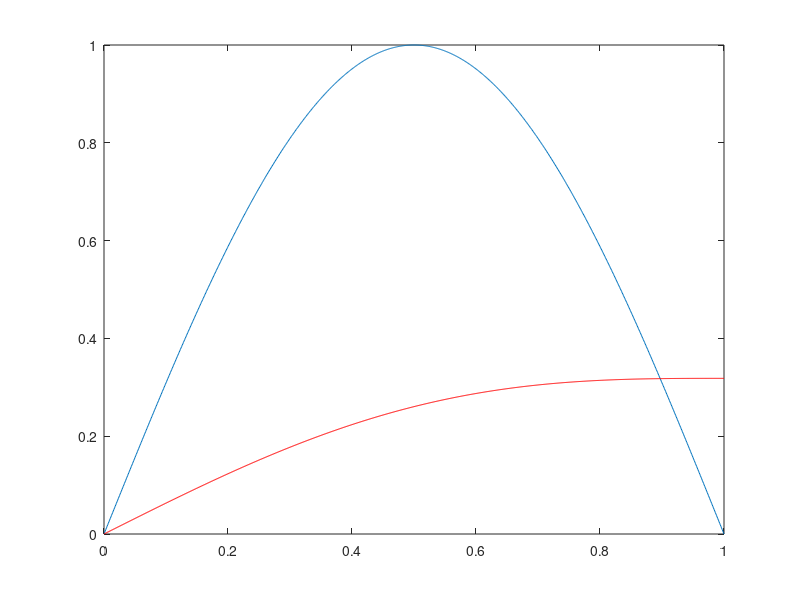

Write the MATLAB code that produced this figure.
%%
clear all
close all
clc

N = 22;

n=1:2:N;

sgn = zeros(size(n)); sgn(1) = 1;
for i=2:length(n)
    sgn(i) = -sgn(i-1);
end

f = zeros(N,1);
f(n) = sgn.*(pi).^n./factorial(n);

% plot(x,f)

xx = linspace(0,1,1000);

FF = f(1)*xx;
for i=2:N
    FF = FF + f(i)*xx.^i;
end

plot(xx,FF)
% break



A = zeros(N);
B = zeros(N);
for i=1:N
    for j=1:N
        A(i,j) = i*j/(i+j-1);
        B(i,j) = 1/(i+j+1);
    end
end

C = B\A;

% c = cond(C)

coeff = (A\B)*f;
% coeff = C\f;

xx = linspace(0,1,1000);

FFh = coeff(1)*xx;
for i=2:N
    FFh = FFh + coeff(i)*xx.^i;
end
% break

% FF = sin(2*pi*XX);

hold on
plot(xx,FFh,'r')